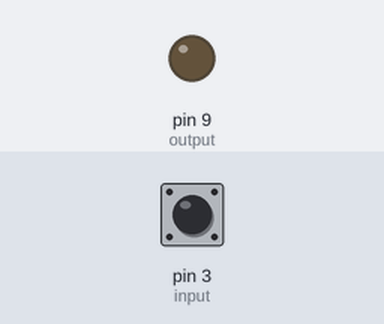
Simulated run of this sketch. Board: Arduino Uno, built with avr-gcc and run on an emulated ATmega328P. Shown: output pins drawn as LEDs (lit = HIGH). The inputs (shaded band) are chosen by the test bench; at power-on: pin 3 (input) LOW.

Above: at 2.1 s.
2.2 s: pin 3 (input) pulsed HIGH 2 times (0.12 s each, 0.3 s apart)
At 4.9 s:
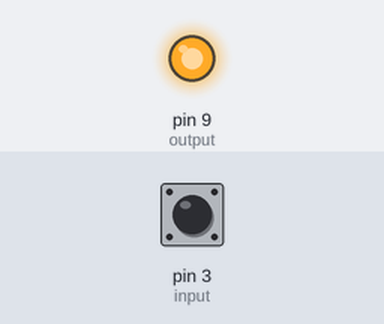
Timing chart, 0 to 6.4 s (numbered marks = the images above; inputs shaded):
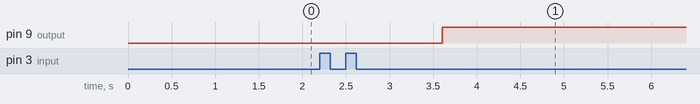

Measured:
- after the input at 2.2 s, pin 9 (output): LOW → HIGH after 1.4 s

The sketch:

aula2_3.ino
```cpp
//quando soltar o botão, acende o led suavemente, quando solta de novo desligar suavemente
//Ao soltar o botão led muda o estado. O led não pode ficar louco se o botão ficar pressionado.

//Lógica tradicional
int verifica_botao = 0;
int input = 3;
int output = 9;
int estado = 0;
int troca = 0;

void setup() {
  // put your setup code here, to run once:
  pinMode(output, OUTPUT);
  pinMode(input, INPUT);
  digitalWrite(input, LOW); // 0
  digitalWrite(output, LOW); // 0
 }

void botao(){
   while(digitalRead(input) == HIGH){ // somente ao soltar o botão é que devemos trocar o estado do led, isto é, quando sai do while.
    troca = 1;
  }
  if(troca == 1){
    if(estado == 1 || estado == 3) estado = 0;
    else if(estado == 0 || estado == 2) estado = 1;
  }
  troca = 0;

}

void loop() {
   botao();
   if(estado == 1){
     for(int i = 0; i <=255; i++){ //acende lentamente
        delay(5);
        analogWrite(output,i); // i de intensidade do led.. led deve estar no pino pwm - pino 9.
    }
    estado = estado + 2;  // o estado 3 diz que o led já foi aceso completamente.
   } else if(estado == 0){
     for(int i = 255; i >=0; i--){ //apaga lentamente
        delay(5);
        analogWrite(output,i); // i de intensidade do led.. led deve estar no pino pwm - pino 9.
    }
    estado = estado + 2;  // estado 2 diz que o led já foi apagado completamente
   }

}
```
